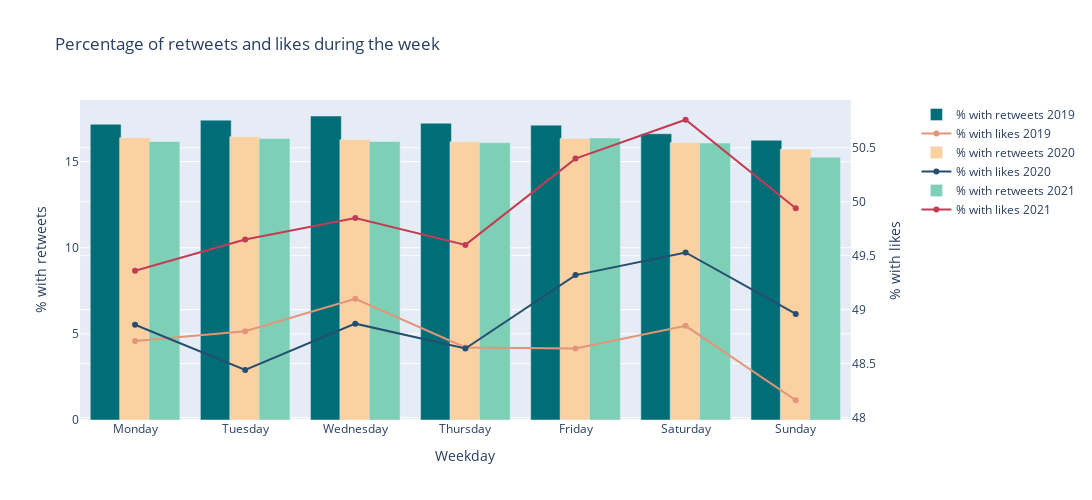
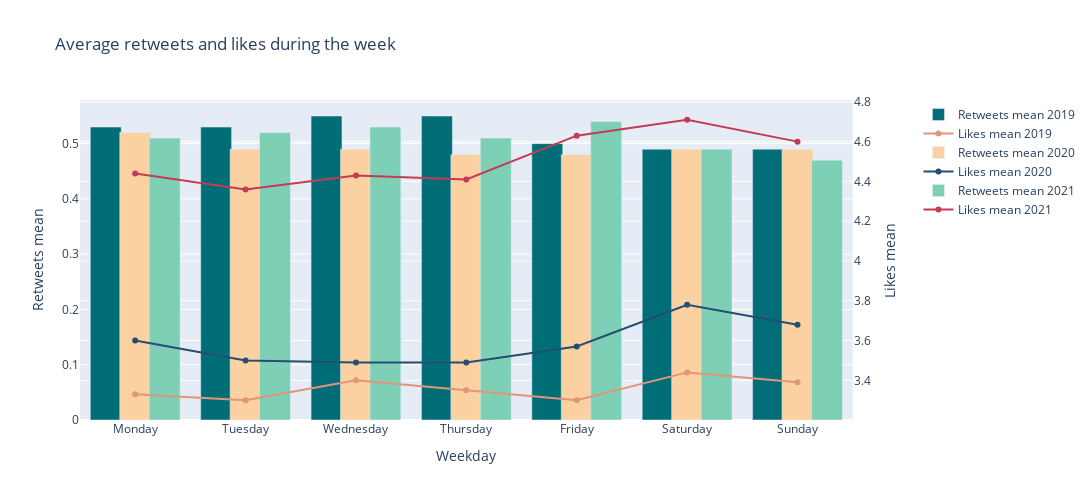

Notebook code for these charts, in order:
### Code cell
analysis_chart(df_analysis, 'day_of_week', '% with retweets', '% with likes', 'Weekday', '% with retweets',
               '% with likes', 'Percentage of retweets and likes during the week', offline_graphs)
analysis_chart(df_analysis, 'day_of_week', 'retweets mean', 'likes mean', 'Weekday', 'Retweets mean', 'Likes mean',
               'Average retweets and likes during the week', offline_graphs)

### Figure 1 — Plotly figure (JSON) as saved in the notebook; plotly's stock layout.template omitted (floating-point values rounded to 4 significant figures)
{"data": [{"marker": {"color": "#006D77"}, "name": "% with retweets 2019", "textposition": "inside", "width": 0.28, "x": ["Monday", "Tuesday", "Wednesday", "Thursday", "Friday", "Saturday", "Sunday"], "y": [17.17, 17.41, 17.65, 17.23, 17.12, 16.62, 16.24], "type": "bar", "xaxis": "x", "yaxis": "y"}, {"marker": {"color": "#E29578"}, "name": "% with likes 2019", "x": ["Monday", "Tuesday", "Wednesday", "Thursday", "Friday", "Saturday", "Sunday"], "y": [48.71, 48.8, 49.1, 48.65, 48.64, 48.85, 48.16], "type": "scatter", "xaxis": "x", "yaxis": "y2"}, {"marker": {"color": "#FBD1A2"}, "name": "% with retweets 2020", "textposition": "inside", "width": 0.28, "x": ["Monday", "Tuesday", "Wednesday", "Thursday", "Friday", "Saturday", "Sunday"], "y": [16.39, 16.45, 16.27, 16.15, 16.35, 16.11, 15.72], "type": "bar", "xaxis": "x", "yaxis": "y"}, {"marker": {"color": "#254E70"}, "name": "% with likes 2020", "x": ["Monday", "Tuesday", "Wednesday", "Thursday", "Friday", "Saturday", "Sunday"], "y": [48.86, 48.44, 48.87, 48.64, 49.32, 49.53, 48.96], "type": "scatter", "xaxis": "x", "yaxis": "y2"}, {"marker": {"color": "#7DCFB6"}, "name": "% with retweets 2021", "textposition": "inside", "width": 0.28, "x": ["Monday", "Tuesday", "Wednesday", "Thursday", "Friday", "Saturday", "Sunday"], "y": [16.17, 16.34, 16.17, 16.1, 16.37, 16.08, 15.26], "type": "bar", "xaxis": "x", "yaxis": "y"}, {"marker": {"color": "#C33C54"}, "name": "% with likes 2021", "x": ["Monday", "Tuesday", "Wednesday", "Thursday", "Friday", "Saturday", "Sunday"], "y": [49.36, 49.65, 49.85, 49.6, 50.4, 50.76, 49.94], "type": "scatter", "xaxis": "x", "yaxis": "y2"}], "layout": {"xaxis": {"anchor": "y", "domain": [0.0, 0.94], "title": {"text": "Weekday"}}, "yaxis": {"anchor": "x", "domain": [0.0, 1.0], "title": {"text": "% with retweets"}}, "yaxis2": {"anchor": "x", "overlaying": "y", "side": "right", "title": {"text": "% with likes"}}, "title": {"text": "Percentage of retweets and likes during the week"}, "width": 1200, "height": 500}}

### Figure 2 — Plotly figure (JSON) as saved in the notebook; plotly's stock layout.template omitted (floating-point values rounded to 4 significant figures)
{"data": [{"marker": {"color": "#006D77"}, "name": "Retweets mean 2019", "textposition": "inside", "width": 0.28, "x": ["Monday", "Tuesday", "Wednesday", "Thursday", "Friday", "Saturday", "Sunday"], "y": [0.53, 0.53, 0.55, 0.55, 0.5, 0.49, 0.49], "type": "bar", "xaxis": "x", "yaxis": "y"}, {"marker": {"color": "#E29578"}, "name": "Likes mean 2019", "x": ["Monday", "Tuesday", "Wednesday", "Thursday", "Friday", "Saturday", "Sunday"], "y": [3.33, 3.3, 3.4, 3.35, 3.3, 3.44, 3.39], "type": "scatter", "xaxis": "x", "yaxis": "y2"}, {"marker": {"color": "#FBD1A2"}, "name": "Retweets mean 2020", "textposition": "inside", "width": 0.28, "x": ["Monday", "Tuesday", "Wednesday", "Thursday", "Friday", "Saturday", "Sunday"], "y": [0.52, 0.49, 0.49, 0.48, 0.48, 0.49, 0.49], "type": "bar", "xaxis": "x", "yaxis": "y"}, {"marker": {"color": "#254E70"}, "name": "Likes mean 2020", "x": ["Monday", "Tuesday", "Wednesday", "Thursday", "Friday", "Saturday", "Sunday"], "y": [3.6, 3.5, 3.49, 3.49, 3.57, 3.78, 3.68], "type": "scatter", "xaxis": "x", "yaxis": "y2"}, {"marker": {"color": "#7DCFB6"}, "name": "Retweets mean 2021", "textposition": "inside", "width": 0.28, "x": ["Monday", "Tuesday", "Wednesday", "Thursday", "Friday", "Saturday", "Sunday"], "y": [0.51, 0.52, 0.53, 0.51, 0.54, 0.49, 0.47], "type": "bar", "xaxis": "x", "yaxis": "y"}, {"marker": {"color": "#C33C54"}, "name": "Likes mean 2021", "x": ["Monday", "Tuesday", "Wednesday", "Thursday", "Friday", "Saturday", "Sunday"], "y": [4.44, 4.36, 4.43, 4.41, 4.63, 4.71, 4.6], "type": "scatter", "xaxis": "x", "yaxis": "y2"}], "layout": {"xaxis": {"anchor": "y", "domain": [0.0, 0.94], "title": {"text": "Weekday"}}, "yaxis": {"anchor": "x", "domain": [0.0, 1.0], "title": {"text": "Retweets mean"}}, "yaxis2": {"anchor": "x", "overlaying": "y", "side": "right", "title": {"text": "Likes mean"}}, "title": {"text": "Average retweets and likes during the week"}, "width": 1200, "height": 500}}
